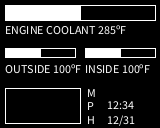
Frame 1 (no input)
Frame 60 (the mouse pressed at the canvas centre just before this capture): identical to frame 1, image omitted
Frame 120 (the mouse held since frame 60 and released just before this capture): identical to frame 1, image omitted

The Processing sketch that drew this single still picture (run headless with seeded random() and noise(); from frame 60 on, the mouse is pressed at the canvas centre):

// Processing sketch: JohnsCarProjectUI
// ── JohnsCarProjectUI.pde
/**
 * JohnsCarProjectUI
 * by Matt Hurley
 * 
 * UI Mock up for johns car project
 */
 
  int bgColor;
  int fgColor;

  float textSize = 12;
  float cursorX = 0;
  float cursorY = 0;

void setup()
{
  size(160, 128);
  bgColor = 0;
  fgColor = 255;
  
  textSize(textSize);

  background(bgColor);
  drawInitialUI();
}

void drawInitialUI()
{
  //Temp boxes
  tftdrawRect( 5,  5, 150, 15, fgColor);
  tftfillRect( 5,  5,150/2,15, fgColor);
  
  tftdrawRect( 5, 48,  70,  9, fgColor);
  tftfillRect( 5, 48,70/2,  9, fgColor);
  
  tftdrawRect(85, 48,  70,  9, fgColor);
  tftfillRect(85, 48,70/2,  9, fgColor);

  //Box for speed
  tftdrawRect( 5, 88,  75, 35, fgColor);
  
  //Strings
  tftsetCursor( 5, 25);
  tftprint("ENGINE COOLANT 285ºF"); //20*6 = 120 (rect is 150)

  tftsetCursor( 5, 64);
  tftprint("OUTSIDE 100ºF"); //13*6 = 78 (rect is 70)
  
  tftsetCursor(85, 64);
  tftprint("INSIDE 100ºF"); //12*6 = 72 (rect is 70)
  
  //MPH/KPH
  tftsetCursor(87, 88);
  tftprint("M");
  tftsetCursor(87, 101);
  tftprint("P");
  tftsetCursor(87, 115);
  tftprint("H");
  
  drawTime();
  drawDate();
  
  /*
  //Icon Test
  tft.drawBitmap(100, 90,  logo16_glcd_bmp, 16, 16, fgColor);
  */
  
  //save("gaugev1.bmp");
}
 
void draw()
{
  
}

void drawTime()
{
  tftsetCursor(107, 100);
  tftprint("12:34");
}
void drawDate()
{ 
  tftsetCursor(107, 115);
  tftprint("12/31");
}


//Helpers

void tftprint(String str)
{
  //cursorY+3 is the top line
  //line(0, cursorY, 200, cursorY);
  //line(0, cursorY+textSize, 200, cursorY+textSize);
  text(str, cursorX, cursorY + textSize - 3); //3 to align top (12pt)
}

void tftsetCursor(float x, float y)
{
  cursorX = x;
  cursorY = y;
}

void tftfillRect(float x, float y, float w, float h, color c)
{
  stroke(fgColor);
  fill(fgColor);
  rect(x, y, w, h);
}


void tftdrawRect(float x, float y, float w, float h, color c)
{
  stroke(fgColor);
  noFill();
  rect(x, y, w, h);
}
